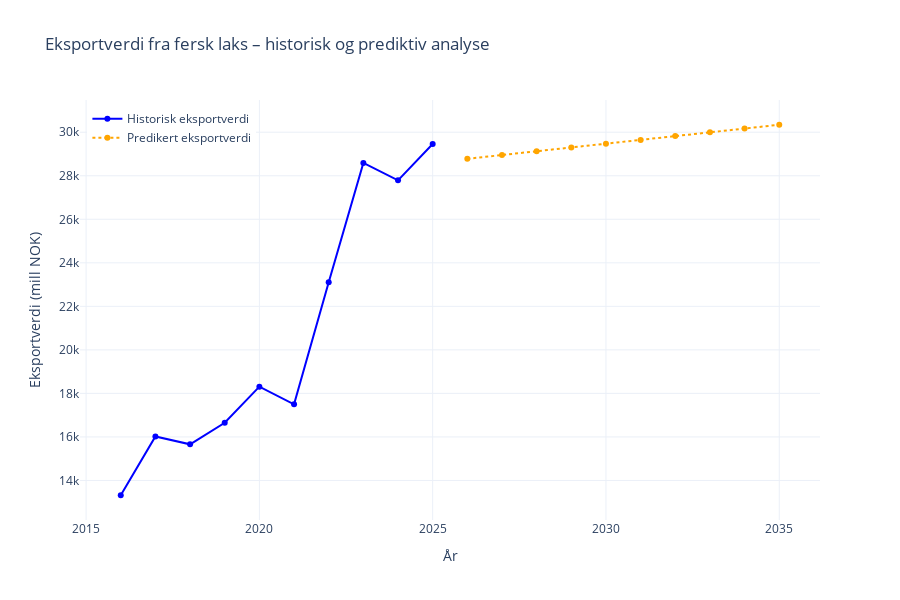

The code cell stored with this chart in its notebook:
### Code cell
import requests
import pandas as pd
from itertools import product
import plotly.graph_objects as go
from sklearn.linear_model import LinearRegression
import numpy as np

# --- 1. Les eksportverdi fra CSV ---
csv_data = pd.read_csv("eksportverdi-laks-hittil-i-år-siste-10-år.csv")
csv_data.columns = ["År", "Eksportverdi (mrd NOK)"]
csv_data["År"] = csv_data["År"].astype(int)
csv_data["Eksportverdi (mill NOK)"] = csv_data["Eksportverdi (mrd NOK)"] * 1000

# --- 2. Hent fersk laks-data fra SSB API ---
api_url = "https://data.ssb.no/api/v0/no/table/03024/"
query = {"query": [], "response": {"format": "json-stat2"}}
response = requests.post(api_url, json=query)
data = response.json()

# Pakk ut data
dimension_names = list(data["dimension"].keys())
values = data["value"]
dimensions = [list(data["dimension"][dim]["category"]["label"].values()) for dim in dimension_names]
all_combinations = list(product(*dimensions))

df = pd.DataFrame(all_combinations, columns=dimension_names)
df["Value"] = values

# Pivot tabellen
df_pivot = df.pivot_table(
    index="Tid",
    columns=["VareGrupper2", "ContentsCode"],
    values="Value",
    aggfunc="sum"
).reset_index()

df_pivot.columns = ["Tid", "Fersk laks - Kilospris", "Fersk laks - Vekt (tonn)",
                    "Frosset laks - Kilospris", "Frosset laks - Vekt (tonn)"]

df_pivot["År"] = df_pivot["Tid"].str[:4].astype(int)
df_agg = df_pivot.groupby("År", as_index=False).mean(numeric_only=True)
df_agg = df_agg[df_agg["År"] >= 2015]

# --- 3. Flett dataene ---
merged = pd.merge(df_agg, csv_data[["År", "Eksportverdi (mill NOK)"]], on="År", how="left")
filtered = merged.dropna(subset=["Eksportverdi (mill NOK)", "Fersk laks - Kilospris"])

# --- 4. Tren regresjonsmodell ---
X = filtered[["Fersk laks - Kilospris"]]
y = filtered["Eksportverdi (mill NOK)"]

model = LinearRegression()
model.fit(X, y)

# --- 5. Prediker eksportverdi for framtidige år ---
framtid_år = list(range(filtered["År"].max() + 1, filtered["År"].max() + 11))
siste_pris = filtered["Fersk laks - Kilospris"].iloc[-1]
prisvekst = 0.5

framtid = pd.DataFrame({
    "År": framtid_år,
    "Fersk laks - Kilospris": [siste_pris + prisvekst * i for i in range(1, 11)]
})

framtid["Predikert eksportverdi"] = model.predict(framtid[["Fersk laks - Kilospris"]])

# --- 6. Plot alt i én graf ---
fig = go.Figure()

# Historisk eksportverdi
fig.add_trace(go.Scatter(
    x=filtered["År"],
    y=filtered["Eksportverdi (mill NOK)"],
    name="Historisk eksportverdi",
    mode="lines+markers",
    line=dict(color="blue")
))

# Predikert eksportverdi
fig.add_trace(go.Scatter(
    x=framtid["År"],
    y=framtid["Predikert eksportverdi"],
    name="Predikert eksportverdi",
    mode="lines+markers",
    line=dict(color="orange", dash="dot")
))

fig.update_layout(
    title="Eksportverdi fra fersk laks – historisk og prediktiv analyse",
    xaxis_title="År",
    yaxis_title="Eksportverdi (mill NOK)",
    template="plotly_white",
    legend=dict(x=0.01, y=0.99),
    height=600
)

fig.show()

### Figure 1 — Plotly figure (JSON) as saved in the notebook; plotly's stock layout.template omitted (floating-point values rounded to 4 significant figures)
{"data": [{"line": {"color": "blue"}, "mode": "lines+markers", "name": "Historisk eksportverdi", "type": "scatter", "x": [2016, 2017, 2018, 2019, 2020, 2021, 2022, 2023, 2024, 2025], "y": [13320.0, 16020.0, 15660.0, 16650.0, 18310.0, 17500.0, 23110.0, 28590.0, 27790.0, 29460.0]}, {"line": {"color": "orange", "dash": "dot"}, "mode": "lines+markers", "name": "Predikert eksportverdi", "type": "scatter", "x": [2026, 2027, 2028, 2029, 2030, 2031, 2032, 2033, 2034, 2035], "y": [28780.0, 28950.0, 29130.0, 29300.0, 29480.0, 29650.0, 29820.0, 30000.0, 30170.0, 30340.0]}], "layout": {"height": 600, "legend": {"x": 0.01, "y": 0.99}, "title": {"text": "Eksportverdi fra fersk laks – historisk og prediktiv analyse"}, "xaxis": {"title": {"text": "År"}}, "yaxis": {"title": {"text": "Eksportverdi (mill NOK)"}}}}
